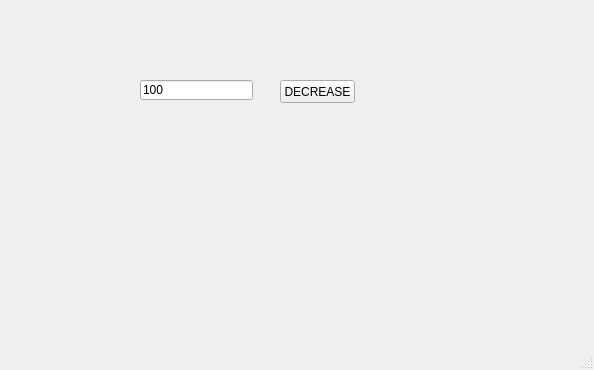
<?xml version="1.0" encoding="UTF-8"?>
<ui version="4.0">
 <class>MainWindow</class>
 <widget class="QMainWindow" name="MainWindow">
  <property name="geometry">
   <rect>
    <x>0</x>
    <y>0</y>
    <width>594</width>
    <height>370</height>
   </rect>
  </property>
  <property name="windowTitle">
   <string>MainWindow</string>
  </property>
  <widget class="QWidget" name="centralwidget">
   <widget class="QLineEdit" name="le">
    <property name="geometry">
     <rect>
      <x>140</x>
      <y>80</y>
      <width>113</width>
      <height>20</height>
     </rect>
    </property>
    <property name="text">
     <string>100</string>
    </property>
   </widget>
   <widget class="QPushButton" name="pb">
    <property name="geometry">
     <rect>
      <x>280</x>
      <y>80</y>
      <width>75</width>
      <height>23</height>
     </rect>
    </property>
    <property name="text">
     <string>DECREASE</string>
    </property>
   </widget>
  </widget>
  <widget class="QMenuBar" name="menubar">
   <property name="geometry">
    <rect>
     <x>0</x>
     <y>0</y>
     <width>594</width>
     <height>21</height>
    </rect>
   </property>
  </widget>
  <widget class="QStatusBar" name="statusbar"/>
 </widget>
 <resources/>
 <connections/>
</ui>
